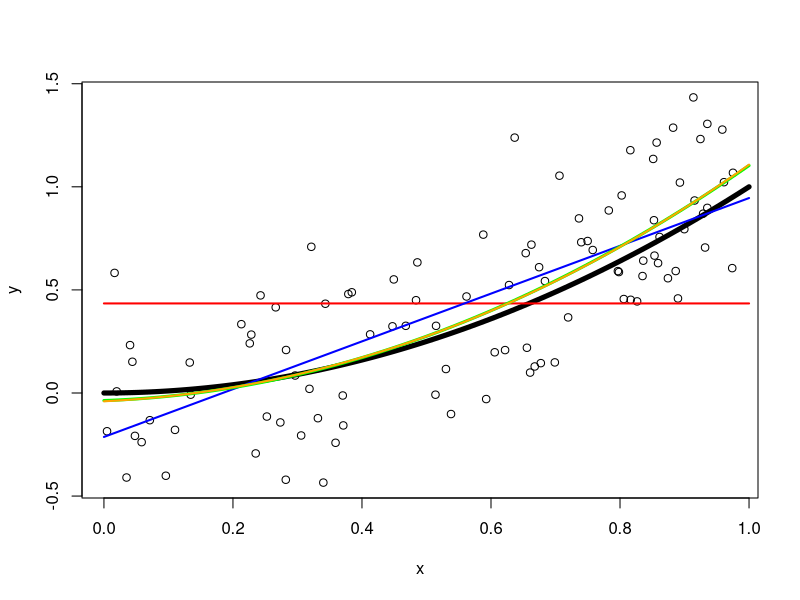
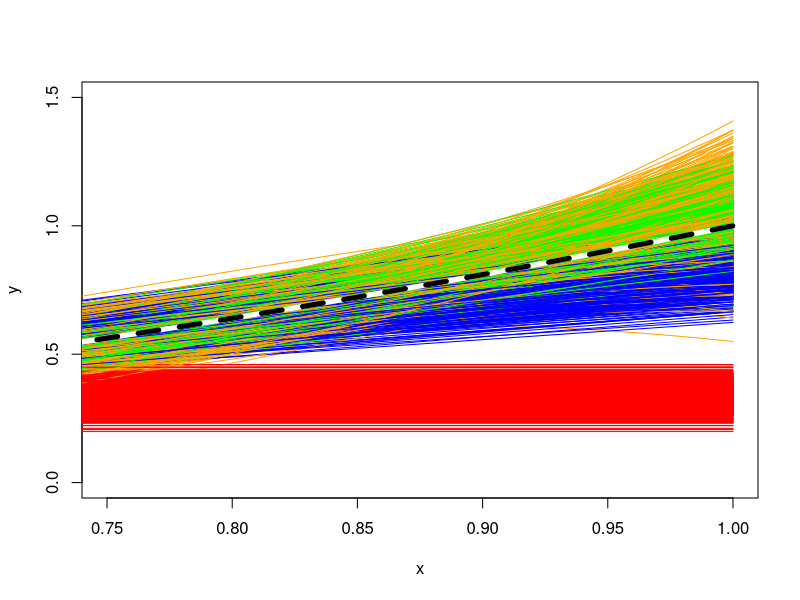

These figures' R source, in order:
## ---- chunk 1
f = function(x) {
  x ^ 2
}
## ---- chunk 2
get_sim_data = function(f, sample_size = 100) {
  x = runif(n = sample_size, 0, 1)
  y = f(x) + rnorm(n = sample_size, mean = 0, sd = 0.3)
  data.frame(x, y)
}
## ---- chunk 3
sim_data = get_sim_data(f, sample_size = 100)

fit_1 = lm(y ~ 1, data = sim_data)
fit_2 = lm(y ~ poly(x, degree = 1), data = sim_data)
fit_3 = lm(y ~ poly(x, degree = 2), data = sim_data)
fit_4 = lm(y ~ poly(x, degree = 3), data = sim_data)
## ---- chunk 4
plot(y ~ x, data = sim_data)
grid = seq(from = 0, to = 1, by = 0.01)
lines(grid, f(grid), col = "black", lwd = 5)
lines(grid, predict(fit_1, newdata = data.frame(x = grid)), col = "red", lwd = 2)
lines(grid, predict(fit_2, newdata = data.frame(x = grid)), col = "blue", lwd = 2)
lines(grid, predict(fit_3, newdata = data.frame(x = grid)), col = "green", lwd = 3)
lines(grid, predict(fit_4, newdata = data.frame(x = grid)), col = "orange", lwd = 2)
## ---- chunk 5
set.seed(1)
n_sims = 1000
n_models = 4
x0 = 0.9
predictions = matrix(0, nrow = n_sims, ncol = n_models)
sim_data = get_sim_data(f, sample_size = 100)
plot(y ~ x, data = sim_data, col = "white", xlim = c(0.75, 1), ylim = c(0, 1.5))

for (i in 1:n_sims) {
  
  sim_data = get_sim_data(f, sample_size = 100)

  fit_1 = lm(y ~ 1, data = sim_data)
  fit_2 = lm(y ~ poly(x, degree = 1), data = sim_data)
  fit_3 = lm(y ~ poly(x, degree = 2), data = sim_data)
  fit_4 = lm(y ~ poly(x, degree = 3), data = sim_data)
  
  lines(grid, predict(fit_1, newdata = data.frame(x = grid)), col = "red", lwd = 1)
  lines(grid, predict(fit_2, newdata = data.frame(x = grid)), col = "blue", lwd = 1)
  lines(grid, predict(fit_3, newdata = data.frame(x = grid)), col = "green", lwd = 1)
  lines(grid, predict(fit_4, newdata = data.frame(x = grid)), col = "orange", lwd = 1)

  predictions[i, ] <- c(
    predict(fit_1, newdata = data.frame(x = x0)),
    predict(fit_2, newdata = data.frame(x = x0)),
    predict(fit_3, newdata = data.frame(x = x0)),
    predict(fit_4, newdata = data.frame(x = x0))
  )
}

lines(grid, f(grid), col = "white", lwd = 5)
lines(grid, f(grid), col = "black", lwd = 5, lty = 2)
## ---- chunk 6
eps = rnorm(n = n_sims, mean = 0, sd = 0.3)
y0 = f(x0) + eps
## ---- chunk 7
get_bias = function(estimate, truth) {
  mean(estimate - truth)
}

get_mse = function(estimate, truth) {
  mean((estimate - truth) ^ 2)
}
## ---- chunk 8
bias = apply(predictions, 2, get_bias, y0)
variance = apply(predictions, 2, var)
mse = apply(predictions, 2, get_mse, y0)
## ---- chunk 9
bias ^ 2 + variance + var(eps)
mse
## ---- chunk 10
options(scipen = 999)
## ---- chunk 11
options(scipen = 0)
## ---- chunk 12
all(diff(bias ^ 2) < 0)
all(diff(variance) > 0)
diff(mse)
